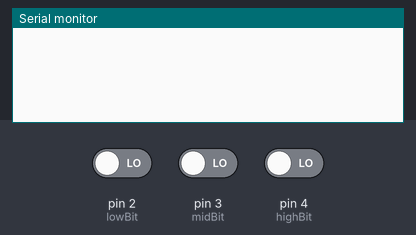
Bench run of a sketch on a simulated Arduino Uno, built with avr-gcc and run on an emulated ATmega328P. Shown: the last lines printed to the serial monitor. The test bench sets the inputs (shaded band); at power-on: pin 2 (lowBit) LOW, pin 3 (midBit) LOW, pin 4 (highBit) LOW.

Above: at 1.2 s.
1.3 s: pin 2 (lowBit) driven HIGH
At 1.9 s:
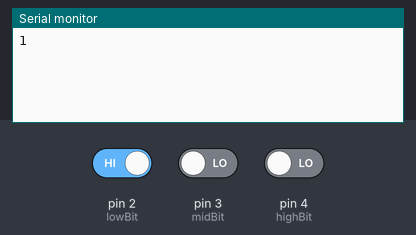
2.8 s: pin 3 (midBit) driven HIGH
At 4.0 s:
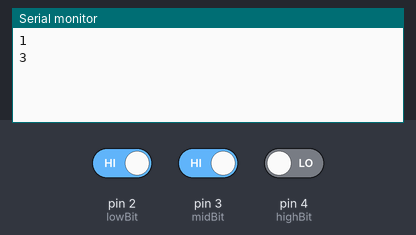
4.3 s: pin 4 (highBit) driven HIGH
At 5.4 s:
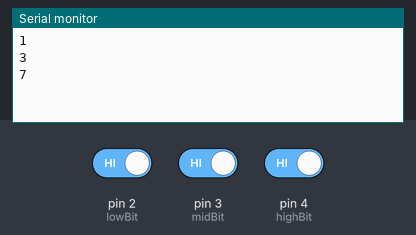
5.8 s: pin 2 (lowBit) driven LOW
At 6.6 s:
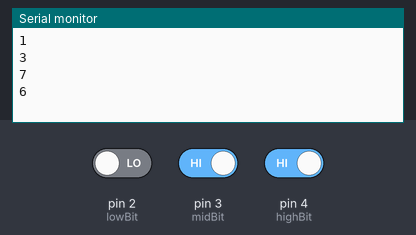
7.3 s: pin 3 (midBit) driven LOW
At 7.7 s:
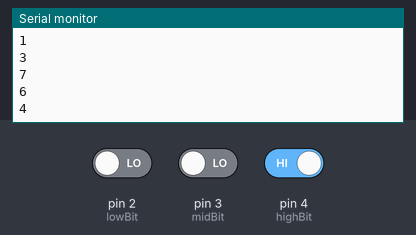
8.8 s: pin 4 (highBit) driven LOW
At 10.1 s:
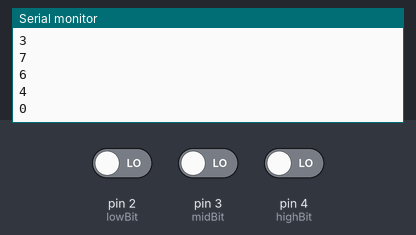
Timing chart, 0 to 11.3 s (numbered marks = the images above; inputs shaded):
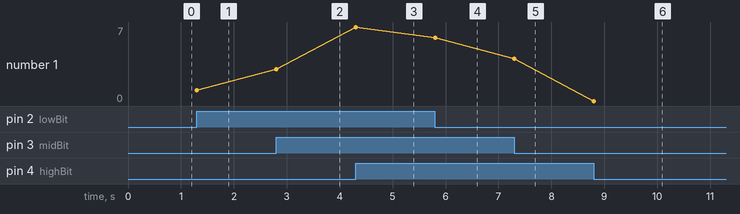

Measured:
- after the input at 1.3 s, the serial monitor: prints a new line at once (image 1)
- after the input at 2.8 s, the serial monitor: prints a new line at once (image 2)
- after the input at 4.3 s, the serial monitor: prints a new line at once (image 3)
- after the input at 5.8 s, the serial monitor: prints a new line at once (image 4)
- after the input at 7.3 s, the serial monitor: prints a new line at once (image 5)
- after the input at 8.8 s, the serial monitor: prints a new line at once (image 6)
- plotted number 1: 1 → 3 after the input at 2.8 s, 3 → 7 after the input at 4.3 s, 7 → 6 after the input at 5.8 s, 6 → 4 after the input at 7.3 s, 4 → 0 after the input at 8.8 s

The sketch:

Read_magnet_sensor.ino
```cpp
const int lowBit = 2;
const int midBit = 3;
const int highBit = 4;

int currentState = 0;
int lastState = 0;

void setup(){

  Serial.begin(9600);

  pinMode(lowBit, INPUT);
  pinMode(midBit, INPUT);
  pinMode(highBit, INPUT);

}

void loop() {

  currentState = digitalRead( highBit );
  currentState  = currentState << 1;

  currentState += digitalRead( midBit );
  currentState = currentState << 1;

  currentState += digitalRead( lowBit );

  if( currentState != lastState ){
    lastState = currentState;
    Serial.println( currentState );
  }

  delay(100);
}
```
